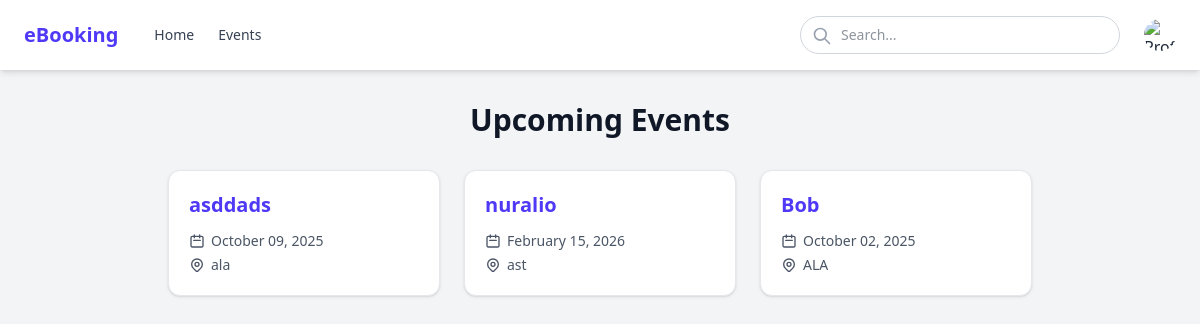
The app's page /events with its own data.
### app/models.py (models this page shows, shortened)
class Event(db.Model):
    event_id: so.Mapped[int] = so.mapped_column(primary_key=True)
    title: so.Mapped[str] = so.mapped_column(sa.String(128), index=True, unique=True)
    description: so.Mapped[str] = so.mapped_column(sa.String(256), index=True)
    date: so.Mapped[datetime.date] = so.mapped_column(sa.Date)
    time: so.Mapped[datetime.time] = so.mapped_column(sa.Time, nullable=False)
    location: so.Mapped[str] = so.mapped_column(sa.String(30))
    total_seats: so.Mapped[int] = so.mapped_column()
    seats_left: so.Mapped[int] = so.mapped_column(default=0)
    created_by: so.Mapped[str] = so.mapped_column(sa.String(64))
    bookings: so.Mapped[list["Booking"]] = so.relationship(back_populates="event",
                                                           cascade="all, delete-orphan")

### app/routes.py (the view)
@app.route('/events')
def events():
    events = Event.query.all()
    return render_template('events.html', events=events)

### app/templates/events.html (shortened to what this page needs)
{% extends 'base.html' %}
{% block content %}
<div class="max-w-4xl mx-auto px-4">
    <h1 class="text-3xl font-bold text-gray-900 mb-8 text-center">Upcoming Events</h1>
    {% if events %}
        <div class="grid grid-cols-1 md:grid-cols-2 lg:grid-cols-3 gap-6">
            {% for event in events %}
            <a href="{{ url_for('event_detail', event_id=event.event_id) }}"
                class="block bg-white rounded-xl shadow-sm hover:shadow-md transition-shadow duration-300 ease-in-out overflow-hidden border border-gray-200 relative">
    <div class="p-5">
        <h3 class="text-xl font-semibold text-indigo-600 hover:text-indigo-800 transition-colors duration-200 mb-2">
            {{ event.title }}
        </h3>
        <div class="flex items-center text-gray-600 text-sm mt-3">
            <svg xmlns="http://www.w3.org/2000/svg" class="h-4 w-4 mr-1.5 flex-shrink-0" fill="none" viewBox="0 0 24 24" stroke="currentColor">
                <path stroke-linecap="round" stroke-linejoin="round" stroke-width="2" d="M8 7V3m8 4V3m-9 8h10M5 21h14a2 2 0 002-2V7a2 2 0 00-2-2H5a2 2 0 00-2 2v12a2 2 0 002 2z" />
            </svg>
            <span>{{ event.date.strftime('%B %d, %Y') if event.date else 'Date TBD' }}</span>
        </div>
        <div class="flex items-center text-gray-600 text-sm mt-1">
            <span class="truncate">{{ event.location or 'Location TBD' }}</span>
        </div>
    </div>
</a>
            {% endfor %}
        </div>
    {% endif %}
</div>
{% endblock %}

### records on screen
Event: title "asddads", date "October 09, 2025", location "ala"
Event: title "nuralio", date "February 15, 2026", location "ast"
Event: title "Bob", date "October 02, 2025", location "ALA"
